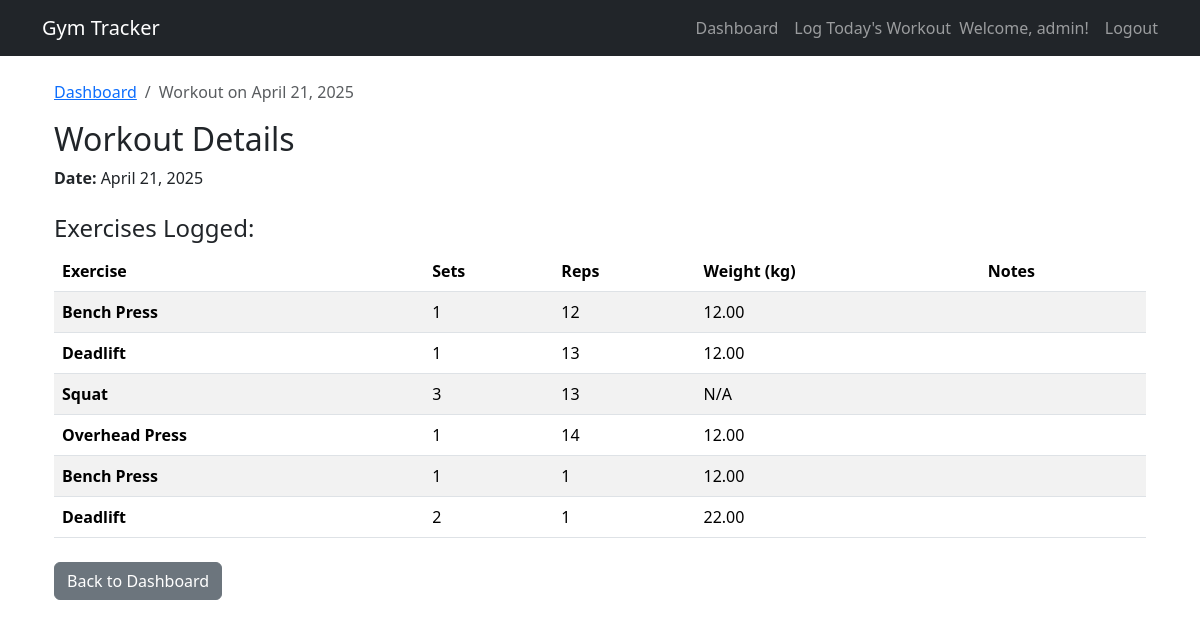
Before: /workouts/session/1/ (signed in) with the older database file.
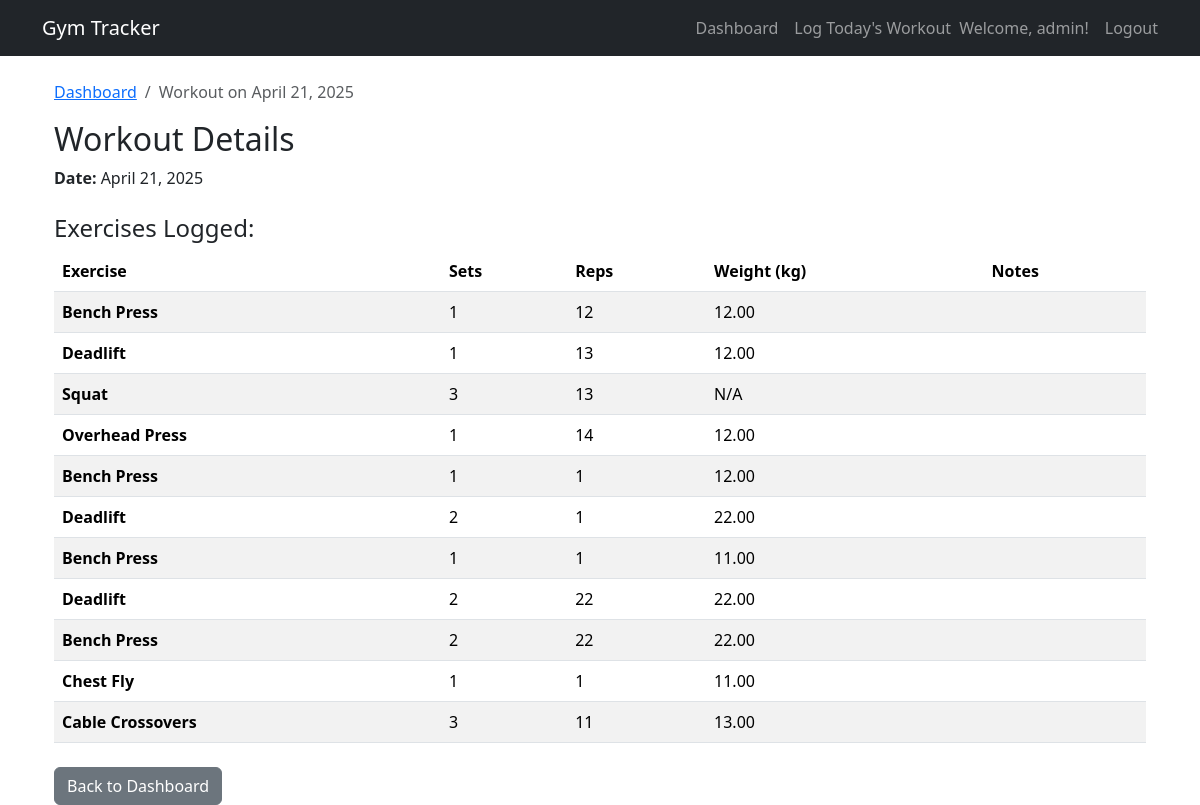
After: the same page with the newer database file.
### workouts/models.py (models this page shows, shortened)
class WorkoutSession(models.Model):
    user = models.ForeignKey(User, on_delete=models.CASCADE)
    date = models.DateField(default=timezone.now)
    created_at = models.DateTimeField(auto_now_add=True)
    notes = models.TextField(blank=True, null=True)
    class Meta:
        unique_together = ('user', 'date')
        ordering = ['-date']

class WorkoutLog(models.Model):
    session = models.ForeignKey(WorkoutSession, related_name='logs', on_delete=models.CASCADE)
    exercise = models.ForeignKey(Exercise, on_delete=models.PROTECT) # Protect exercise from deletion if used
    sets = models.PositiveIntegerField(blank=True, null=True)
    reps = models.PositiveIntegerField(blank=True, null=True)
    weight = models.DecimalField(max_digits=6, decimal_places=2, blank=True, null=True)
    duration = models.DurationField(blank=True, null=True) # e.g., for cardio
    notes = models.TextField(blank=True, null=True)

class Exercise(models.Model):
    name = models.CharField(max_length=100, unique=True)
    description = models.TextField(blank=True, null=True)

### workouts/views.py (the view)
# urls.py: path('session/<int:session_id>/', views.workout_detail_view, name='workout_detail'),
@login_required
def workout_detail_view(request, session_id):
    workout_session = get_object_or_404(WorkoutSession, pk=session_id, user=request.user)
    session_logs = workout_session.logs.all()
    context = {
        'session': workout_session,
        'logs': session_logs,
    }
    return render(request, 'workouts/workout_detail.html', context)

### workouts/templates/workouts/workout_detail.html (shortened to what this page needs)
{% extends 'workouts/base.html' %}
{% block content %}
<div class="container mt-4">
    <nav aria-label="breadcrumb">
        <ol class="breadcrumb">
            <li class="breadcrumb-item"><a href="{% url 'workouts:dashboard' %}">Dashboard</a></li>
            <li class="breadcrumb-item active" aria-current="page">Workout on {{ session.date|date:"F d, Y" }}</li>
        </ol>
    </nav>
    <h2>Workout Details</h2>
    <p><strong>Date:</strong> {{ session.date|date:"F d, Y" }}</p>
    <h4 class="mt-4">Exercises Logged:</h4>
    {% if logs %}
        <table class="table table-striped table-hover">
            <thead>
                <tr>
                    <th scope="col">Exercise</th>
                    <th scope="col">Sets</th>
                    <th scope="col">Reps</th>
                    <th scope="col">Weight (kg)</th>
                    <th scope="col">Notes</th>
                </tr>
            </thead>
            <tbody>
                {% for log in logs %}
                <tr>
                    <td><strong>{{ log.exercise.name }}</strong></td>
                    <td>{{ log.sets|default:"N/A" }}</td>
                    <td>{{ log.reps|default:"N/A" }}</td>
                    <td>{{ log.weight|default:"N/A" }}</td>
                    <td>{{ log.notes|default:""|linebreaksbr }}</td>
                </tr>
                {% endfor %}
            </tbody>
        </table>
    {% else %}
        <p>No specific exercises were logged for this session.</p>
    {% endif %}
    <div class="mt-4">
        <a href="{% url 'workouts:dashboard' %}" class="btn btn-secondary">Back to Dashboard</a>
    </div>
</div>
{% endblock %}

### workouts/templates/workouts/base.html (shortened to what this page needs)
<!doctype html>
<html lang="en">
<head>
    <link href="https://cdn.jsdelivr.net/npm/bootstrap@5.3.2/dist/css/bootstrap.min.css" rel="stylesheet"
>
</head>
<body>
<nav class="navbar navbar-expand-lg navbar-dark bg-dark mb-4">
    <div class="container">
        <a class="navbar-brand" href="{% url 'workouts:dashboard' %}">Gym Tracker</a>
        <div class="collapse navbar-collapse" id="navbarNav">
            <ul class="navbar-nav ms-auto">
                {% if user.is_authenticated %}
                <li class="nav-item">
        <a class="nav-link" href="{% url 'workouts:dashboard' %}">Dashboard</a>
    </li>
    <li class="nav-item">
        <a class="nav-link" href="{% url 'workouts:log_workout_today' %}">Log Today's Workout</a>
    </li>
    <li class="nav-item d-flex align-items-center">
        <span class="navbar-text me-3">
            Welcome, {{ user.username }}!
        </span>
        <form method="post" action="{% url 'logout' %}" class="d-inline">
            <button type="submit" class="btn btn-link nav-link p-0" style="vertical-align: baseline;">
                Logout
            </button>
        </form>
    </li>
                {% else %}
                <li class="nav-item">
                    <a class="nav-link" href="{% url 'login' %}">Login</a>
                </li>
                {% endif %}
            </ul>
        </div>
    </div>
</nav>
<main class="container">
    {% block content %}{% endblock %}
</main>
</body>
</html>

Changed rows visible on the page:
added WorkoutLog: exercise.name "Bench Press", sets "1", reps "1", weight "11.00"
added WorkoutLog: exercise.name "Deadlift", sets "2", reps "22", weight "22.00"
added WorkoutLog: exercise.name "Bench Press", sets "2", reps "22", weight "22.00"
added WorkoutLog: exercise.name "Chest Fly", sets "1", reps "1", weight "11.00"
added WorkoutLog: exercise.name "Cable Crossovers", sets "3", reps "11", weight "13.00"
